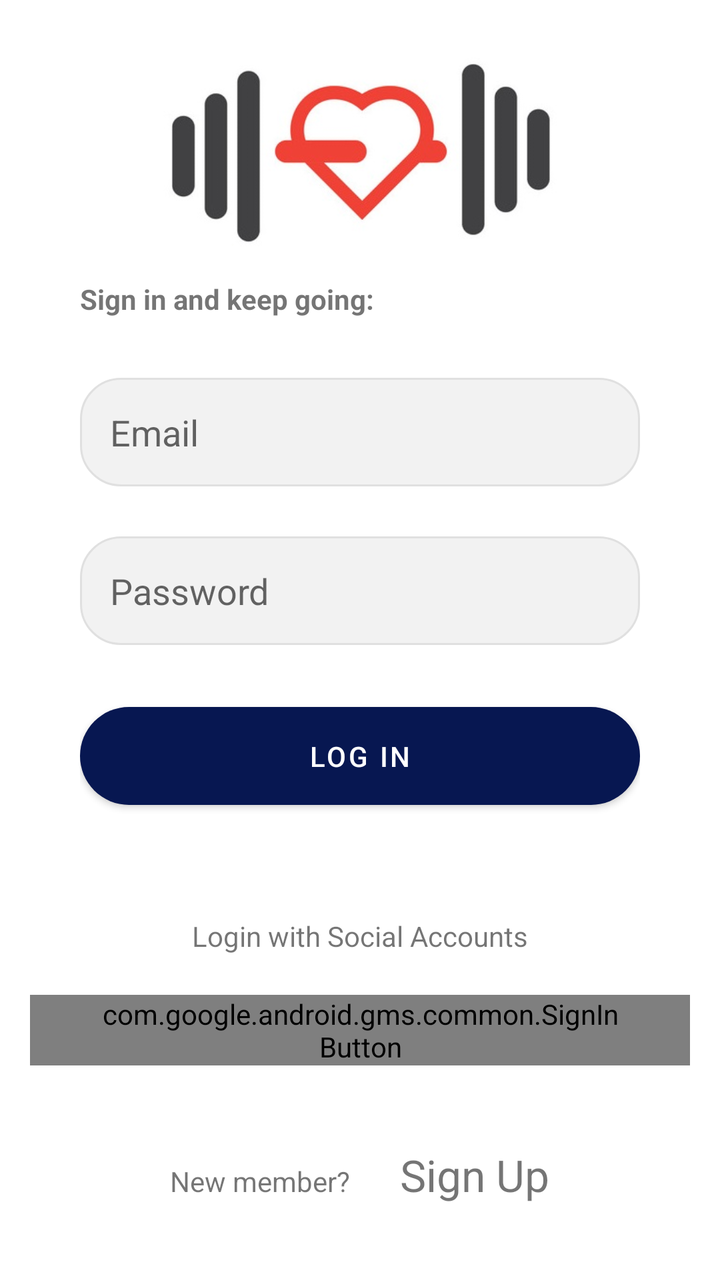
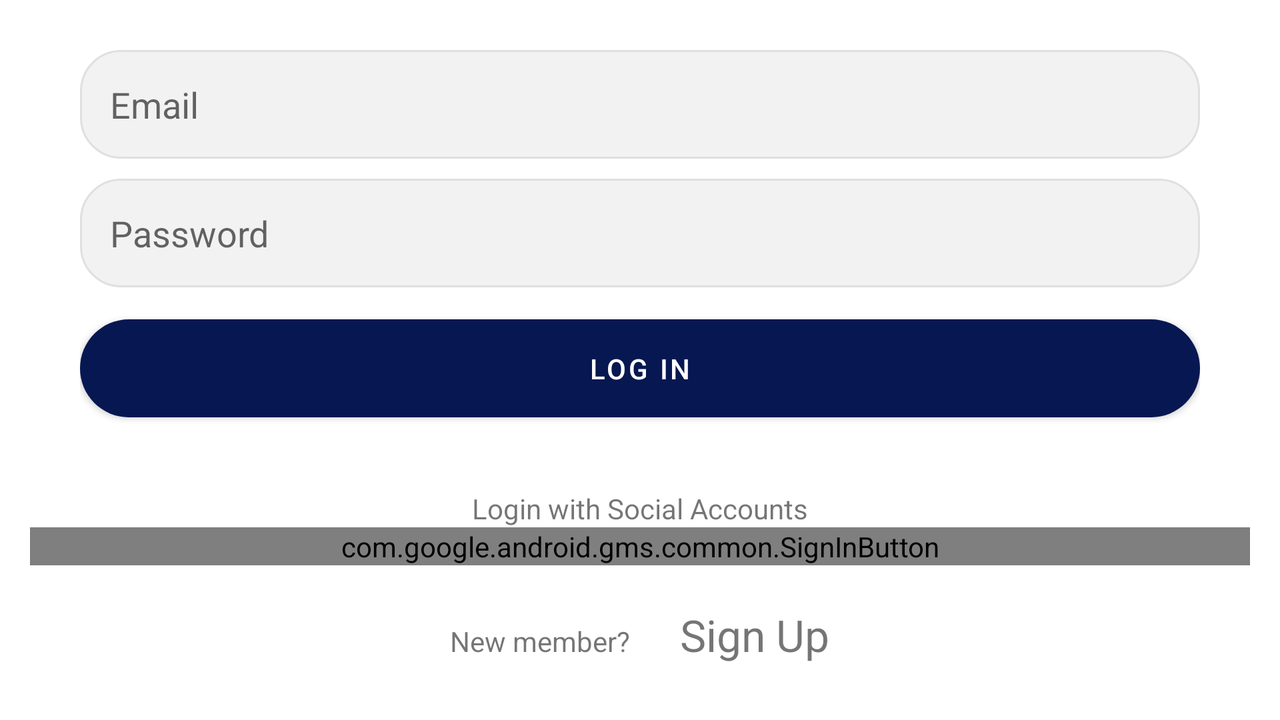

The same Android screen from two of the app's own layout files: first res/layout/ as a phone draws it, then the repository's variant for another configuration, drawn on a device whose configuration selects that folder. Both files follow.
<!-- AndroidManifest.xml: application theme Theme.FitnessApp -->
<!-- res/layout/activity_login.xml -->
<?xml version="1.0" encoding="utf-8"?>
<ScrollView
    xmlns:android="http://schemas.android.com/apk/res/android"
    android:layout_width="fill_parent"
    android:layout_height="fill_parent">
<RelativeLayout
    xmlns:android="http://schemas.android.com/apk/res/android"
    xmlns:app="http://schemas.android.com/apk/res-auto"
    android:layout_width="fill_parent"
    android:layout_height="fill_parent"
    android:paddingLeft="15dp"
    android:paddingTop="25dp"
    android:paddingRight="15dp">

    <ImageView
        android:id="@+id/logo_image"
        android:layout_width="wrap_content"
        android:layout_height="100dp"
        android:src="@drawable/fitness_logo"
        android:layout_alignParentTop = "true"
        android:layout_centerHorizontal="true"
        android:contentDescription="Fitness Logo" />


    <TextView
        android:layout_width = "wrap_content"
        android:layout_height = "wrap_content"
        android:text = "Sign in and keep going:"
        android:id = "@+id/sign_in_message"
        android:layout_below = "@+id/logo_image"
        android:layout_marginTop="15dp"
        android:layout_marginLeft="25dp"
        android:layout_marginStart="25dp"
        android:textStyle="bold"/>

    <LinearLayout
        android:id="@+id/sign_in_layout"
        android:layout_width="fill_parent"
        android:layout_height="wrap_content"
        android:layout_below="@+id/sign_in_message"
        android:layout_marginTop="30dp"
        android:orientation="vertical"
        android:paddingLeft="25dp"
        android:paddingRight="25dp">

        <EditText
            android:id="@+id/sign_in_email_input"
            android:layout_width="fill_parent"
            android:layout_height="wrap_content"
            android:hint="Email"
            android:inputType="textEmailAddress"
            android:background="@drawable/custom_input_field"
            android:padding="15dp"
            android:autofillHints="email" />

        <EditText
            android:id="@+id/sign_in_password_input"
            android:layout_width="fill_parent"
            android:layout_height="wrap_content"
            android:hint="Password"
            android:layout_marginTop="25dp"
            android:inputType="textPassword"
            android:background="@drawable/custom_input_field"
            android:padding="15dp"
            android:autofillHints="password" />

        <Button
            android:id="@+id/log_in_user_button"
            android:layout_width="fill_parent"
            android:layout_height="wrap_content"
            android:layout_marginTop="25dp"
            android:padding="15dp"
            android:text="LOG IN"
            app:cornerRadius="30dp" />
    </LinearLayout>

    <TextView
        android:id = "@+id/social_account_log_in_message"
        android:layout_width = "wrap_content"
        android:layout_height = "wrap_content"
        android:text = "Login with Social Accounts"
        android:layout_below = "@+id/sign_in_layout"
        android:layout_marginTop="50dp"
        android:layout_centerHorizontal = "true"/>

    <com.google.android.gms.common.SignInButton
        android:id="@+id/sign_in_with_google_button"
        android:layout_width="fill_parent"
        android:layout_height="wrap_content"
        android:layout_below = "@+id/social_account_log_in_message"
        android:layout_marginTop="20dp"
        android:paddingLeft="35dp"
        android:paddingRight="35dp"/>

    <LinearLayout
        android:layout_width="fill_parent"
        android:layout_height="wrap_content"
        android:layout_below="@+id/sign_in_with_google_button"
        android:paddingBottom="40dp"
        android:paddingTop="40dp"
        android:orientation="horizontal"
        android:gravity="center_horizontal">

        <TextView
            android:id = "@+id/go_to_sign_up_message"
            android:text = "New member?"
            android:layout_width="wrap_content"
            android:layout_height = "wrap_content" />

        <TextView
            android:id="@+id/go_to_sign_up_button"
            android:layout_width="wrap_content"
            android:layout_height="wrap_content"
            android:text="Sign Up"
            android:textSize="22sp"
            android:clickable="true"
            android:focusable="true"
            android:layout_marginStart="25dp"
            android:layout_marginLeft="25dp" />
    </LinearLayout>

</RelativeLayout>
</ScrollView>
<!-- resources referenced by this layout -->
<resources>
  <!-- drawable custom_input_field (drawable) -->
  <?xml version="1.0" encoding="utf-8"?>
  <shape xmlns:android="http://schemas.android.com/apk/res/android"
      android:shape="rectangle" >
  
      <solid android:color="#f2f2f2" />
  
      <stroke
          android:width="1dp"
          android:color="#e0e0e0" />
  
      <corners
          android:bottomLeftRadius="20dp"
          android:bottomRightRadius="20dp"
          android:topLeftRadius="20dp"
          android:topRightRadius="20dp" />
  </shape>
  <!-- drawable fitness_logo: png bitmap (drawable-v24, 27141 bytes) -->
  <style name="Theme.FitnessApp" parent="Theme.MaterialComponents.DayNight.DarkActionBar">
          
          <item name="colorPrimary">#071751</item>
          <item name="colorPrimaryVariant">#0C247C</item>
          <item name="colorOnPrimary">@color/white</item>
          
          <item name="colorSecondary">@color/teal_200</item>
          <item name="colorSecondaryVariant">@color/teal_700</item>
          <item name="colorOnSecondary">@color/black</item>
          
          <item name="android:statusBarColor" tools:targetApi="l">?attr/colorPrimaryVariant</item>
          
      </style>
  <color name="white">#FFFFFFFF</color>
  <color name="teal_200">#FF03DAC5</color>
  <color name="teal_700">#FF018786</color>
  <color name="black">#FF000000</color>
</resources>
<!-- res/layout-land/activity_login.xml (the repository's variant of the layout above) -->
<!-- drawn on the phone turned sideways -->
<?xml version="1.0" encoding="utf-8"?>
<ScrollView
    xmlns:android="http://schemas.android.com/apk/res/android"
    android:layout_width="fill_parent"
    android:layout_height="fill_parent">
<RelativeLayout xmlns:android="http://schemas.android.com/apk/res/android"
    xmlns:app="http://schemas.android.com/apk/res-auto"
    android:layout_width="fill_parent"
    android:layout_height="fill_parent"
    android:paddingLeft="15dp"
    android:paddingTop="25dp"
    android:paddingRight="15dp">

    <LinearLayout
        android:id="@+id/sign_in_layout"
        android:layout_width="fill_parent"
        android:layout_height="wrap_content"
        android:layout_alignParentTop = "true"
        android:orientation="vertical"
        android:paddingLeft="25dp"
        android:paddingRight="25dp">

        <EditText
            android:id="@+id/sign_in_email_input"
            android:layout_width="fill_parent"
            android:layout_height="wrap_content"
            android:hint="Email"
            android:inputType="textEmailAddress"
            android:background="@drawable/custom_input_field"
            android:padding="15dp"
            android:autofillHints="email" />

        <EditText
            android:id="@+id/sign_in_password_input"
            android:layout_width="fill_parent"
            android:layout_height="wrap_content"
            android:hint="Password"
            android:layout_marginTop="10dp"
            android:inputType="textPassword"
            android:background="@drawable/custom_input_field"
            android:padding="15dp"
            android:autofillHints="password" />

        <Button
            android:id="@+id/log_in_user_button"
            android:layout_width="fill_parent"
            android:layout_height="wrap_content"
            android:layout_marginTop="10dp"
            android:padding="15dp"
            android:text="LOG IN"
            app:cornerRadius="30dp" />
    </LinearLayout>

    <TextView
        android:id = "@+id/social_account_log_in_message"
        android:layout_width = "wrap_content"
        android:layout_height = "wrap_content"
        android:text = "Login with Social Accounts"
        android:layout_below = "@+id/sign_in_layout"
        android:layout_marginTop="30dp"
        android:layout_centerHorizontal = "true"/>

    <com.google.android.gms.common.SignInButton
        android:id="@+id/sign_in_with_google_button"
        android:layout_width="fill_parent"
        android:layout_height="wrap_content"
        android:layout_below = "@+id/social_account_log_in_message"
        android:paddingLeft="35dp"
        android:paddingRight="35dp"/>

    <LinearLayout
        android:layout_width="fill_parent"
        android:layout_height="wrap_content"
        android:layout_below="@+id/sign_in_with_google_button"
        android:paddingBottom="20dp"
        android:paddingTop="20dp"
        android:orientation="horizontal"
        android:gravity="center_horizontal">

        <TextView
            android:id = "@+id/go_to_sign_up_message"
            android:text = "New member?"
            android:layout_width="wrap_content"
            android:layout_height = "wrap_content" />

        <TextView
            android:id="@+id/go_to_sign_up_button"
            android:layout_width="wrap_content"
            android:layout_height="wrap_content"
            android:text="Sign Up"
            android:textSize="22sp"
            android:clickable="true"
            android:focusable="true"
            android:layout_marginStart="25dp"
            android:layout_marginLeft="25dp" />
    </LinearLayout>

</RelativeLayout>
</ScrollView>
<!-- resources referenced by the variant -->
<!-- as the phone turned sideways resolves them -->
<resources>
  <!-- drawable custom_input_field (drawable) -->
  <?xml version="1.0" encoding="utf-8"?>
  <shape xmlns:android="http://schemas.android.com/apk/res/android"
      android:shape="rectangle" >
  
      <solid android:color="#f2f2f2" />
  
      <stroke
          android:width="1dp"
          android:color="#e0e0e0" />
  
      <corners
          android:bottomLeftRadius="20dp"
          android:bottomRightRadius="20dp"
          android:topLeftRadius="20dp"
          android:topRightRadius="20dp" />
  </shape>
  <style name="Theme.FitnessApp" parent="Theme.MaterialComponents.DayNight.DarkActionBar">
          
          <item name="colorPrimary">#071751</item>
          <item name="colorPrimaryVariant">#0C247C</item>
          <item name="colorOnPrimary">@color/white</item>
          
          <item name="colorSecondary">@color/teal_200</item>
          <item name="colorSecondaryVariant">@color/teal_700</item>
          <item name="colorOnSecondary">@color/black</item>
          
          <item name="android:statusBarColor" tools:targetApi="l">?attr/colorPrimaryVariant</item>
          
      </style>
  <color name="white">#FFFFFFFF</color>
  <color name="teal_200">#FF03DAC5</color>
  <color name="teal_700">#FF018786</color>
  <color name="black">#FF000000</color>
</resources>
